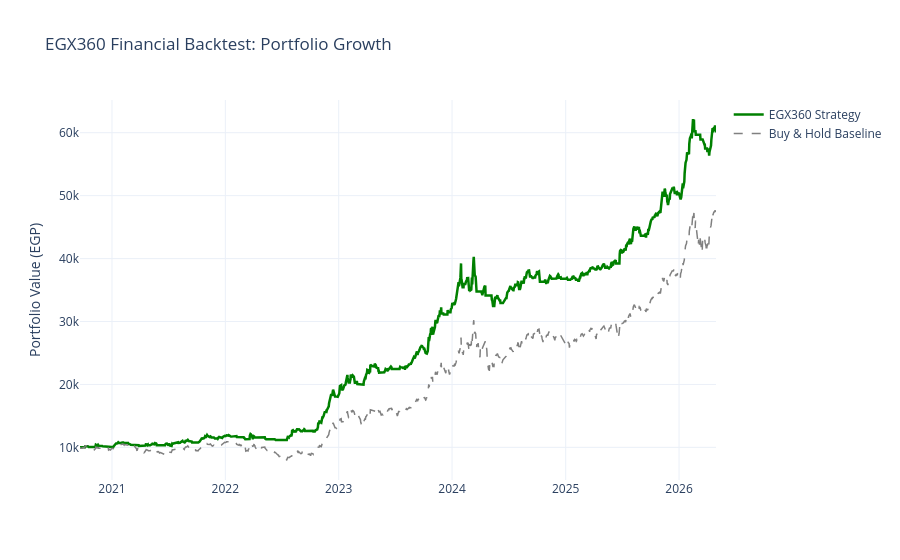

The cell this chart's notebook holds for it:
### Code cell
# ------------------------------------------------------------
# 7. Final Evaluation, Backtesting & Strategy Visualization
# ------------------------------------------------------------
y_pred = stack_model.predict(X_test_scaled)
acc = accuracy_score(y_test, y_pred) * 100

print(f"\nDEEP QUANT ACCURACY: {acc:.2f}%")

test_dates = pd.Series(df.index[split:]).reset_index(drop=True)
test_close = df['close'].iloc[split:].reset_index(drop=True)
test_ema10 = df['EMA_10'].iloc[split:].reset_index(drop=True)

results_df = pd.DataFrame({'timestamp': test_dates, 'close': test_close, 'EMA_10': test_ema10, 'Predicted_Trend': y_pred})

# ============================================================
# NEW: Backtesting Logic
# ============================================================
initial_capital = 10000.0

# Calculate actual daily percentage returns of the closing price
results_df['daily_return'] = results_df['close'].pct_change()

# CRITICAL: Shift the signal by 1 day to prevent look-ahead bias.
results_df['signal'] = results_df['Predicted_Trend'].shift(1)

# Strategy Return Calculation
results_df['strategy_return'] = results_df['daily_return'] * results_df['signal']

# Drop the first row which will have NaNs due to shifting/pct_change
bt_df = results_df.dropna().copy()

# Cumulative Returns
bt_df['cumulative_market'] = (1 + bt_df['daily_return']).cumprod()
bt_df['cumulative_strategy'] = (1 + bt_df['strategy_return']).cumprod()

# Monetary Value Tracking
bt_df['portfolio_value'] = initial_capital * bt_df['cumulative_strategy']
bt_df['bh_value'] = initial_capital * bt_df['cumulative_market']

final_portfolio = bt_df['portfolio_value'].iloc[-1]
final_bh = bt_df['bh_value'].iloc[-1]

strategy_profit_pct = ((final_portfolio - initial_capital) / initial_capital) * 100
market_profit_pct = ((final_bh - initial_capital) / initial_capital) * 100
outperformance = strategy_profit_pct - market_profit_pct

print(f"\n Initial Capital: {initial_capital:,.2f} EGP")
print("-" * 40)
print(f"1) Buy & Hold Strategy (Market): {final_bh:,.2f} EGP ({market_profit_pct:.2f}%)")
print(f"2) EGX360 Strategy (Model):      {final_portfolio:,.2f} EGP ({strategy_profit_pct:.2f}%)")
print("-" * 40)
print(f" The EGX360 Model outperformed the market by: {outperformance:.2f}%\n")

# Backtest Chart
fig_bt = go.Figure()
fig_bt.add_trace(go.Scatter(x=bt_df['timestamp'], y=bt_df['portfolio_value'], mode='lines', name='EGX360 Strategy', line=dict(color='green', width=2.5)))
fig_bt.add_trace(go.Scatter(x=bt_df['timestamp'], y=bt_df['bh_value'], mode='lines', name='Buy & Hold Baseline', line=dict(color='gray', width=1.5, dash='dash')))
fig_bt.update_layout(title='EGX360 Financial Backtest: Portfolio Growth', yaxis_title='Portfolio Value (EGP)', template='plotly_white', hovermode='x unified')
fig_bt.show()

# ============================================================
# 8. EGX360 API JSON Generator (Updated with Backtest Data)
# ============================================================
latest_date = df.index[-1]
last_day_data = df.iloc[-1]

api_response = {
    "date": str(latest_date.date()),
    "raw_market_data": {},
    "all_computed_features": {},
    "smart_analysis": {},
    "consensus": {},
    "ml_prediction": {},
    "backtest_results": {}  # <-- تم إضافة القسم هنا
}


api_response["backtest_results"] = {
    "initial_capital": float(initial_capital),
    "final_strategy_value": round(float(final_portfolio), 2),
    "final_market_value": round(float(final_bh), 2),
    "strategy_profit_pct": round(float(strategy_profit_pct), 2),
    "market_profit_pct": round(float(market_profit_pct), 2),
    "outperformance_pct": round(float(outperformance), 2)
}
# ============================================================
# 8. EGX360 FULL API JSON Generator (Features + Backtest)
# ============================================================
print("\n" + "="*50)
print("📦 PACKAGING ALL DATA & BACKTEST FOR SERVER (FULL JSON)")
print("="*50)

latest_date = df.index[-1]
last_day_data = df.iloc[-1]

api_response = {
    "date": str(latest_date.date()),
    "raw_market_data": {},
    "all_computed_features": {},
    "smart_analysis": {},
    "consensus": {},
    "ml_prediction": {},
    "backtest_results": {}
}

# 1. Raw Market Data
raw_cols = ['open', 'high', 'low', 'close', 'volume', 'usd_egp_rate', 'gold_egp']
for col in raw_cols:
    if col in df.columns:
        api_response["raw_market_data"][col] = float(last_day_data[col])

# 2. Dynamic Feature Extraction (35+ Indicators)
for col in df.columns:
    if col not in raw_cols and col not in ['Target', 'Date', 'timestamp']:
        val = last_day_data[col]
        if pd.isna(val):
            api_response["all_computed_features"][col] = None
        elif isinstance(val, (np.integer, int)):
            api_response["all_computed_features"][col] = int(val)
        elif isinstance(val, (np.floating, float)):
            api_response["all_computed_features"][col] = round(float(val), 6)
        else:
            api_response["all_computed_features"][col] = str(val)

# 3. Smart Analysis with Granular Correlation Mapping
votes = {'UP': 0, 'DOWN': 0, 'NEUTRAL': 0}

if 'Composite_Momentum' in df.columns:
    val = float(last_day_data['Composite_Momentum'])
    if val >= 80: 
        state, color = "Very High (Overbought)", "CRITICAL_RED"
        votes['DOWN'] += 1
    elif val >= 70: 
        state, color = "High", "RED"
        votes['DOWN'] += 1
    elif val <= 20: 
        state, color = "Very Decrease (Oversold)", "CRITICAL_GREEN"
        votes['UP'] += 1
    elif val <= 30: 
        state, color = "Decrease", "GREEN"
        votes['UP'] += 1
    else: 
        state, color = "Normal (Stable)", "GREY"
        votes['NEUTRAL'] += 1
    api_response["smart_analysis"]["momentum"] = {"value": round(val, 2), "status": state, "ui_color": color}

if 'MACD_Hist' in df.columns:
    val = float(last_day_data['MACD_Hist'])
    if val > 0:
        state = "High Bullish Momentum" if val > (df['MACD_Hist'].std()) else "Normal Positive"
        votes['UP'] += 1
    else:
        state = "Very Decrease (Bearish Pressure)" if val < -(df['MACD_Hist'].std()) else "Decrease"
        votes['DOWN'] += 1
    api_response["smart_analysis"]["macd"] = {"status": state}

if 'ATR_pct' in df.columns:
    val = float(last_day_data['ATR_pct']) * 100
    if val > 2.5: state = "Very High Volatility (High Risk)"
    elif val > 1.5: state = "High Volatility"
    else: state = "Normal / Low Risk"
    api_response["smart_analysis"]["volatility"] = {"status": state}

# 4. Consensus & Trend Result
total_votes = sum(votes.values())
if total_votes > 0:
    up_pct = round((votes['UP'] / total_votes) * 100, 1)
    down_pct = round((votes['DOWN'] / total_votes) * 100, 1)
    
    if up_pct > 60: trend = "STRONG BULLISH"
    elif up_pct > 50: trend = "BULLISH"
    elif down_pct > 60: trend = "STRONG BEARISH"
    elif down_pct > 50: trend = "BEARISH"
    else: trend = "NEUTRAL / SIDEWAYS"
    
    api_response["consensus"] = {"up_percentage": up_pct, "down_percentage": down_pct, "overall_trend": trend}

# 5. Machine Learning Core Output
latest_features = X_test_scaled[-1].reshape(1, -1)
ml_pred = int(stack_model.predict(latest_features)[0])
ml_prob = float(stack_model.predict_proba(latest_features)[0][1]) * 100

api_response["ml_prediction"] = {
    "signal": "UP" if ml_pred == 1 else "DOWN",
    "confidence_percentage": round(ml_prob if ml_pred == 1 else 100 - ml_prob, 2),
    "model_version": "EGX360_Deep_Quant_v8.4"
}

# 6. Backtest Results Addition
api_response["backtest_results"] = {
    "initial_capital": float(initial_capital),
    "final_strategy_value": round(float(final_portfolio), 2),
    "final_market_value": round(float(final_bh), 2),
    "strategy_profit_pct": round(float(strategy_profit_pct), 2),
    "market_profit_pct": round(float(market_profit_pct), 2),
    "outperformance_pct": round(float(outperformance), 2)
}

# Final Export
output_filename = "egx360_daily_signal.json"
with open(output_filename, 'w', encoding='utf-8') as f:
    json.dump(api_response, f, ensure_ascii=False, indent=4)

print(f"✅ Success! Data perfectly packaged into '{output_filename}'")
# Final Export
output_filename = "egx360_daily_signal.json"
with open(output_filename, 'w', encoding='utf-8') as f:
    json.dump(api_response, f, ensure_ascii=False, indent=4)

print(f"✅ Success! Data and Backtest stats perfectly packaged into '{output_filename}'")

### Figure 1 — Plotly figure (JSON) as saved in the notebook; plotly's stock layout.template omitted (floating-point values rounded to 4 significant figures; data arrays with more than 128 entries replaced by an {"elided": "..."} marker saying what was removed)
{"data": [{"line": {"color": "green", "width": 2.5}, "mode": "lines", "name": "EGX360 Strategy", "type": "scatter", "x": {"elided": "1372 str values"}, "y": {"elided": "1372 float values"}}, {"line": {"color": "gray", "dash": "dash", "width": 1.5}, "mode": "lines", "name": "Buy & Hold Baseline", "type": "scatter", "x": {"elided": "1372 str values"}, "y": {"elided": "1372 float values"}}], "layout": {"hovermode": "x unified", "title": {"text": "EGX360 Financial Backtest: Portfolio Growth"}, "yaxis": {"title": {"text": "Portfolio Value (EGP)"}}}}
